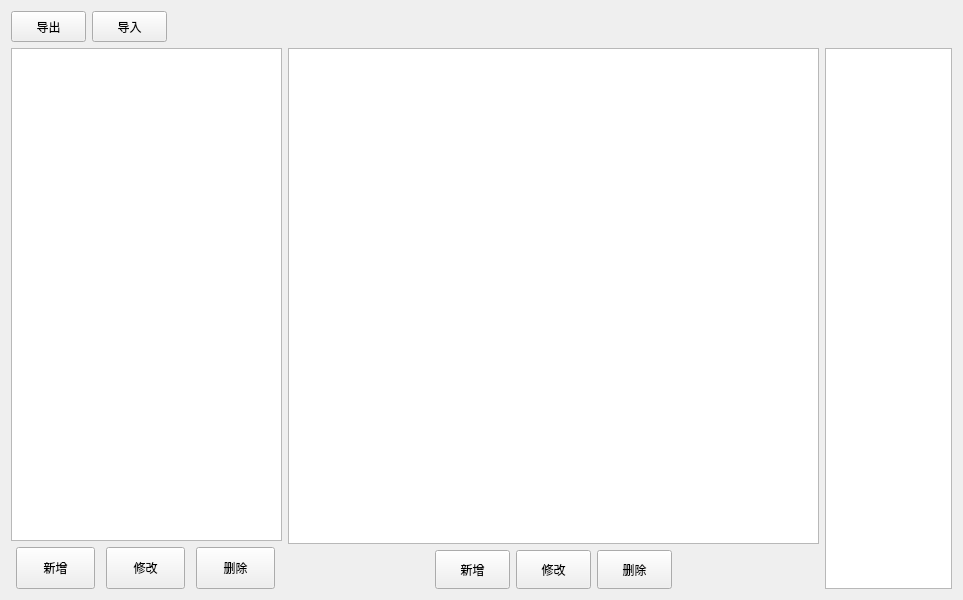
      <widget class="QWidget" name="tab">
       <attribute name="title">
        <string>门店服务</string>
       </attribute>
       <layout class="QVBoxLayout" name="verticalLayout_10">
        <item>
         <layout class="QVBoxLayout" name="verticalLayout">
          <item>
           <layout class="QHBoxLayout" name="horizontalLayout_3">
            <item>
             <widget class="QPushButton" name="menuOut">
              <property name="minimumSize">
               <size>
                <width>75</width>
                <height>31</height>
               </size>
              </property>
              <property name="maximumSize">
               <size>
                <width>75</width>
                <height>31</height>
               </size>
              </property>
              <property name="text">
               <string>导出</string>
              </property>
             </widget>
            </item>
            <item>
             <widget class="QPushButton" name="menuIn">
              <property name="minimumSize">
               <size>
                <width>75</width>
                <height>31</height>
               </size>
              </property>
              <property name="maximumSize">
               <size>
                <width>75</width>
                <height>31</height>
               </size>
              </property>
              <property name="text">
               <string>导入</string>
              </property>
             </widget>
            </item>
            <item>
             <spacer name="horizontalSpacer">
              <property name="orientation">
               <enum>Qt::Horizontal</enum>
              </property>
              <property name="sizeHint" stdset="0">
               <size>
                <width>40</width>
                <height>20</height>
               </size>
              </property>
             </spacer>
            </item>
           </layout>
          </item>
          <item>
           <layout class="QHBoxLayout" name="horizontalLayout_7">
            <item>
             <layout class="QVBoxLayout" name="verticalLayout_7">
              <item>
               <widget class="QTableView" name="mendianMenu1">
                <property name="minimumSize">
                 <size>
                  <width>271</width>
                  <height>489</height>
                 </size>
                </property>
               </widget>
              </item>
              <item>
               <layout class="QHBoxLayout" name="horizontalLayout">
                <property name="leftMargin">
                 <number>0</number>
                </property>
                <property name="topMargin">
                 <number>0</number>
                </property>
                <property name="rightMargin">
                 <number>0</number>
                </property>
                <item>
                 <widget class="QPushButton" name="menu1Add">
                  <property name="sizePolicy">
                   <sizepolicy hsizetype="Expanding" vsizetype="Expanding">
                    <horstretch>0</horstretch>
                    <verstretch>0</verstretch>
                   </sizepolicy>
                  </property>
                  <property name="minimumSize">
                   <size>
                    <width>79</width>
                    <height>42</height>
                   </size>
                  </property>
                  <property name="maximumSize">
                   <size>
                    <width>79</width>
                    <height>42</height>
                   </size>
                  </property>
                  <property name="text">
                   <string>新增</string>
                  </property>
                 </widget>
                </item>
                <item>
                 <widget class="QPushButton" name="menu1Update">
                  <property name="sizePolicy">
                   <sizepolicy hsizetype="Expanding" vsizetype="Expanding">
                    <horstretch>0</horstretch>
                    <verstretch>0</verstretch>
                   </sizepolicy>
                  </property>
                  <property name="minimumSize">
                   <size>
                    <width>79</width>
                    <height>42</height>
                   </size>
                  </property>
                  <property name="maximumSize">
                   <size>
                    <width>79</width>
                    <height>42</height>
                   </size>
                  </property>
                  <property name="text">
                   <string>修改</string>
                  </property>
                 </widget>
                </item>
                <item>
                 <widget class="QPushButton" name="menu1Remove">
                  <property name="sizePolicy">
                   <sizepolicy hsizetype="Expanding" vsizetype="Expanding">
                    <horstretch>0</horstretch>
                    <verstretch>0</verstretch>
                   </sizepolicy>
                  </property>
                  <property name="minimumSize">
                   <size>
                    <width>79</width>
                    <height>42</height>
                   </size>
                  </property>
                  <property name="maximumSize">
                   <size>
                    <width>79</width>
                    <height>42</height>
                   </size>
                  </property>
                  <property name="text">
                   <string>删除</string>
                  </property>
                 </widget>
                </item>
               </layout>
              </item>
             </layout>
            </item>
            <item>
             <layout class="QVBoxLayout" name="verticalLayout_6">
              <item>
               <widget class="QTableView" name="mendianMenu2">
                <property name="minimumSize">
                 <size>
                  <width>531</width>
                  <height>491</height>
                 </size>
                </property>
               </widget>
              </item>
              <item>
               <layout class="QHBoxLayout" name="horizontalLayout_2">
                <property name="leftMargin">
                 <number>0</number>
                </property>
                <property name="topMargin">
                 <number>0</number>
                </property>
                <property name="rightMargin">
                 <number>0</number>
                </property>
                <item>
                 <spacer name="horizontalSpacer_13">
                  <property name="orientation">
                   <enum>Qt::Horizontal</enum>
                  </property>
                  <property name="sizeHint" stdset="0">
                   <size>
                    <width>40</width>
                    <height>20</height>
                   </size>
                  </property>
                 </spacer>
                </item>
                <item>
                 <widget class="QPushButton" name="menu2Add">
                  <property name="sizePolicy">
                   <sizepolicy hsizetype="Fixed" vsizetype="Expanding">
                    <horstretch>0</horstretch>
                    <verstretch>0</verstretch>
                   </sizepolicy>
                  </property>
                  <property name="minimumSize">
                   <size>
                    <width>75</width>
                    <height>39</height>
                   </size>
                  </property>
                  <property name="maximumSize">
                   <size>
                    <width>75</width>
                    <height>39</height>
                   </size>
                  </property>
                  <property name="text">
                   <string>新增</string>
                  </property>
                 </widget>
                </item>
                <item>
                 <widget class="QPushButton" name="menu2Update">
                  <property name="sizePolicy">
                   <sizepolicy hsizetype="Fixed" vsizetype="Expanding">
                    <horstretch>0</horstretch>
                    <verstretch>0</verstretch>
                   </sizepolicy>
                  </property>
                  <property name="minimumSize">
                   <size>
                    <width>75</width>
                    <height>39</height>
                   </size>
                  </property>
                  <property name="maximumSize">
                   <size>
                    <width>75</width>
                    <height>39</height>
                   </size>
                  </property>
                  <property name="text">
                   <string>修改</string>
                  </property>
                 </widget>
                </item>
                <item>
                 <widget class="QPushButton" name="menu2Remove">
                  <property name="sizePolicy">
                   <sizepolicy hsizetype="Fixed" vsizetype="Expanding">
                    <horstretch>0</horstretch>
                    <verstretch>0</verstretch>
                   </sizepolicy>
                  </property>
                  <property name="minimumSize">
                   <size>
                    <width>75</width>
                    <height>39</height>
                   </size>
                  </property>
                  <property name="maximumSize">
                   <size>
                    <width>75</width>
                    <height>39</height>
                   </size>
                  </property>
                  <property name="text">
                   <string>删除</string>
                  </property>
                 </widget>
                </item>
                <item>
                 <spacer name="horizontalSpacer_14">
                  <property name="orientation">
                   <enum>Qt::Horizontal</enum>
                  </property>
                  <property name="sizeHint" stdset="0">
                   <size>
                    <width>40</width>
                    <height>20</height>
                   </size>
                  </property>
                 </spacer>
                </item>
               </layout>
              </item>
             </layout>
            </item>
            <item>
             <widget class="QTableView" name="checkBoxTable">
              <property name="minimumSize">
               <size>
                <width>127</width>
                <height>541</height>
               </size>
              </property>
              <property name="maximumSize">
               <size>
                <width>127</width>
                <height>16777215</height>
               </size>
              </property>
             </widget>
            </item>
           </layout>
          </item>
         </layout>
        </item>
       </layout>
      </widget>
